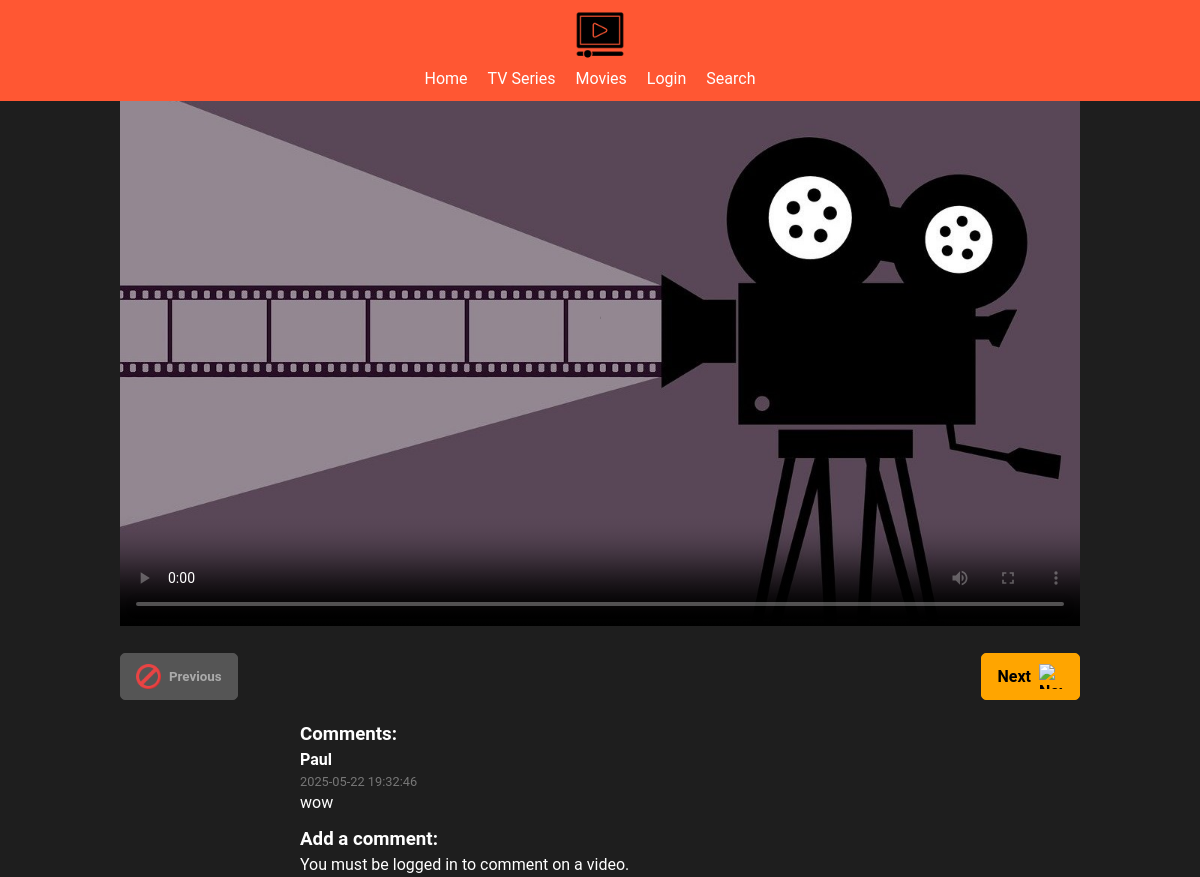
/player.php?id=1&type=movie, run on the app's committed database.
### tables this page shows
CREATE TABLE `movies` (
  `id` int(11) NOT NULL,
  `title` varchar(255) NOT NULL,
  `description` text DEFAULT NULL,
  `release_year` int(11) DEFAULT NULL,
  `director` varchar(255) DEFAULT NULL,
  `genre` varchar(100) DEFAULT NULL,
  `rating` decimal(3,1) DEFAULT NULL,
  `thumbnail_url` varchar(255) DEFAULT NULL,
  `video_url` varchar(255) DEFAULT NULL
);

CREATE TABLE `comments` (
  `id` int(11) NOT NULL,
  `comment` text NOT NULL,
  `comment_date` timestamp NOT NULL DEFAULT current_timestamp(),
  `username` varchar(50) NOT NULL,
  `user_id` int(11) NOT NULL,
  `video_id` int(11) DEFAULT NULL,
  `video_type` varchar(50) DEFAULT NULL
);

### player.php (the view, shortened to what this page needs)
<?php
$servername = "localhost";
$db_username = "root";
$db_password = "";
$dbname = "webpage_for_video_sharing";
$conn = new mysqli($servername, $db_username, $db_password, $dbname);
$current_video_id = null;
$current_video_type = null;
$video_data = null;
$error_message_video = '';
if (isset($_GET['id']) && isset($_GET['type'])) {
    $current_video_id = filter_var($_GET['id'], FILTER_VALIDATE_INT);
    $current_video_type = htmlspecialchars($_GET['type']);
    if ($current_video_id === false) {
        $error_message_video = "Invalid video ID.";
        $current_video_id = null;
    } elseif (!in_array($current_video_type, ['movie', 'tv_series'])) {
        $error_message_video = "Invalid video type.";
        $current_video_type = null;
    } else {
        $table_name = '';
        if ($current_video_type === 'movie') {
            $table_name = 'movies';
        } elseif ($current_video_type === 'tv_series') {
            $table_name = 'tv_series';
        }
        if ($table_name) {
            $stmt_video = $conn->prepare("SELECT title, video_url, thumbnail_url FROM $table_name WHERE id = ?");
            if ($stmt_video) {
                $stmt_video->bind_param("i", $current_video_id);
                $stmt_video->execute();
                $result_video = $stmt_video->get_result();
                if ($result_video->num_rows > 0) {
                    $video_data = $result_video->fetch_assoc();
                } else {
                    $error_message_video = ucfirst($current_video_type) . " not found.";
                }
            } else {
                $error_message_video = "Error preparing video query: " . $conn->error;
            }
        }
    }
} else {
    $error_message_video = "Video ID and type not specified. Please select a video to play.";
}
?>
<!DOCTYPE html>
<html lang="en">
<head>
    <link rel="stylesheet" href="player_style.css">
</head>
<body>
<header>
    <a href="index.php"><img src="images/logo.png" alt="Logo" id="logo"></a>
    <nav class="desktop_menu">
        <ul>
            <li><a href="index.php">Home</a></li>
            <li><a href="tv_series.php">TV Series</a></li>
            <li><a href="movies.php">Movies</a></li>
            <?php
            if (isset($_SESSION['username'])) {
                echo "<li><a href='logout.php'>Logout</a></li>";
            } else {
                echo "<li><a href='login.php'>Login</a></li>";
            }
            ?>
            <li><a href="search.php">Search</a></li>
        </ul>
    </nav>
</header>
<main>
    <section>
        <?php if ($video_data && !empty($video_data['video_url'])): ?>
            <video controls poster="<?php echo htmlspecialchars($video_data['thumbnail_url']); ?>" width="100%">
                <source src="<?php echo htmlspecialchars($video_data['video_url']); ?>" type="video/mp4">
            </video>
        <?php else: ?>
            <p><?php echo htmlspecialchars($error_message_video ?: "Video not available or URL missing in database."); ?></p>
        <?php endif; ?>
        <?php
        $prev_video_url = null;
        $next_video_url = null;
        if ($current_video_id && $current_video_type && $video_data) {
            $nav_table_name = '';
            if ($current_video_type === 'movie') $nav_table_name = 'movies';
            if ($nav_table_name) {
                $stmt_next = $conn->prepare("SELECT id FROM $nav_table_name WHERE id > ? ORDER BY id ASC LIMIT 1");
                if ($stmt_next) {
                    $stmt_next->bind_param("i", $current_video_id);
                    $stmt_next->execute();
                    $result_next = $stmt_next->get_result();
                    if ($row_next = $result_next->fetch_assoc()) {
                        $next_video_url = "player.php?id=" . $row_next['id'] . "&type=" . $current_video_type;
                    }
                }
            }
        }
        ?>
        <ul id="player_buttons">
            <li>
                <?php if ($prev_video_url): ?>
                    <a href="<?php echo $prev_video_url; ?>" class="player-nav-button">
                        <img src="images/play_mirrored.png" alt="Previous">
                        <span>Previous</span>
                    </a>
                <?php else: ?>
                    <button class="player-nav-button" disabled>
                        <img src="images/play_mirrored_disabled.png" alt="No Previous Video">
                        <span>Previous</span>
                    </button>
                <?php endif; ?>
            </li>
            <li>
                <?php if ($next_video_url): ?>
                    <a href="<?php echo $next_video_url; ?>" class="player-nav-button">
                        <span>Next</span>
                        <img src="images/play.png" alt="Next">
                    </a>
                <?php endif; ?>
            </li>
        </ul>
        <article>
            <h3>Comments:</h3>
            <?php
            if ($current_video_id && $current_video_type) {
                $stmt_get_comments = $conn->prepare("SELECT username, comment, comment_date FROM comments WHERE video_id = ? AND video_type = ? ORDER BY comment_date DESC");
                if ($stmt_get_comments) {
                    $stmt_get_comments->bind_param("is", $current_video_id, $current_video_type);
                    $stmt_get_comments->execute();
                    $result_comments = $stmt_get_comments->get_result();
                    if ($result_comments->num_rows > 0) {
                        while ($row_comment = $result_comments->fetch_assoc()) {
                            echo "<p class='comment'>
                                    <span class='author'>" . htmlspecialchars($row_comment['username']) . "</span>
                                    <span class='timestamp'>" . htmlspecialchars($row_comment['comment_date']) . "</span>
                                    " . htmlspecialchars($row_comment['comment']) . "
                                  </p>";
                        }
                    } else {
                        echo "No comments yet for this " . htmlspecialchars($current_video_type) . ".";
                    }
                } else {
                    echo "Error loading comments: " . $conn->error;
                }
            } else {
                echo "Comments are not available (no video selected).";
            }
            ?>
            <h3>Add a comment:</h3>
            <?php
            if (isset($_SESSION['username']) && $current_video_id && $current_video_type) {
                echo '
                <form id="comment-form" method="post">
                    <label for="message">Comment:</label>
                    <textarea id="message" name="comment" required></textarea>
                    <button type="submit" id="sub">Submit</button>
                </form>
                ';
            } else {
                echo '<p>You must be <a href="login.php">logged in</a> to comment on a video.</p>';
            }
            ?>
        </article>
    </section>
</main>
</body>
</html>

### player_style.css (style rules this page uses)
* { box-sizing: border-box; margin: 0; padding: 0; }
body { font-family: 'Roboto', sans-serif; line-height: 1.5; color: #FFFFFF; background-color: rgb(30, 30, 30); }
header { background-color: #FF5733; padding: 10px; text-align: center; }
nav ul { list-style: none; display: flex; justify-content: center; }
nav li { margin-right: 20px; }
a { text-decoration: none; color: #FFFFFF; }
video { width: 80%; margin-left: 10%; }
#logo { height: 50px; width: 50px; }
#player_buttons { display: flex; justify-content: space-between; list-style: none; margin: 20px 10%; padding: 0; }
.player-nav-button { text-decoration: none; padding: 10px 15px; border-radius: 5px; display: inline-flex; align-items: center; gap: 8px; border: 1px solid transparent; font-weight: bold; cursor: pointer; font-family: 'Roboto', sans-serif; transition: background-color 0.3s ease, border-color 0.3s ease; }
.player-nav-button img { width: 25px; height: 25px; vertical-align: middle; }
a.player-nav-button { background-color: orange; color: black; border-color: orange; }
button.player-nav-button:disabled { background-color: #555555; color: #aaaaaa; border-color: #555555; cursor: not-allowed; }
article { display: flex; margin: 0 25%; flex-direction: column; }
.author { font-weight: bold; display: block; }
.timestamp { font-size: 0.8em; color: #777; display: block; }
.comment { margin-bottom: 10px; display: block; }

### data on the page
comments: username "Paul", comment_date "2025-05-22 19:32:46", comment "wow"
